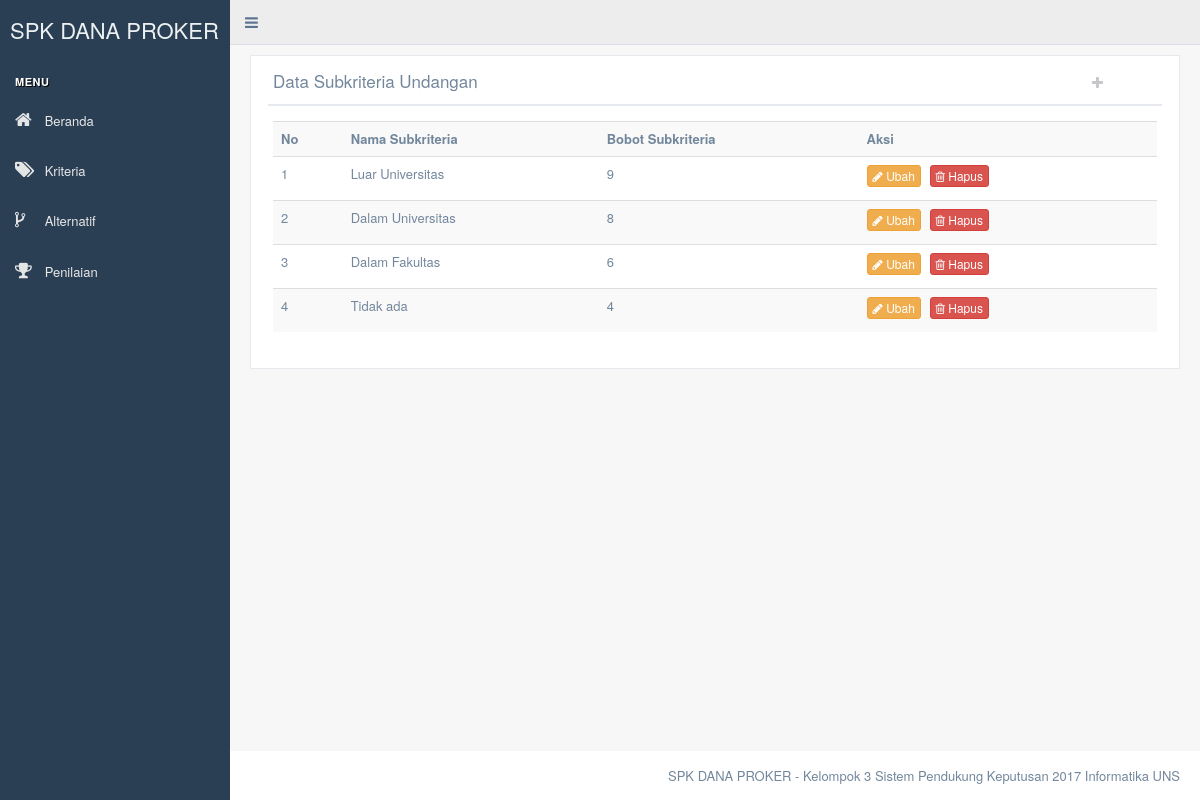
/subkriteria.php?id=22, run on the app's committed database.
### tables this page shows
CREATE TABLE `kriteria` (
  `id` int(2) NOT NULL,
  `nama` varchar(25) NOT NULL,
  `bobot` int(2) NOT NULL,
  `jenis` varchar(10) NOT NULL
);

CREATE TABLE `subkriteria` (
  `id` int(2) NOT NULL,
  `nama` varchar(25) NOT NULL,
  `bobot` int(2) NOT NULL,
  `id_kriteria` int(2) NOT NULL
);

### crud_subkriteria.php (the view, shortened to what this page needs)
<?php
	require 'koneksi.php';
	function get_subkriteria() {
		global $koneksi;
		$sql = "SELECT * FROM subkriteria WHERE id_kriteria = " .$_GET['id'];
		$query = mysqli_query($koneksi, $sql);
		if(mysqli_num_rows($query) == 0) {
			echo "Belum ada subkriteria";
		} else {
?>
			<table class="table table-striped">
				<tr>
					<th>No</th>
					<th>Nama Subkriteria</th>
					<th>Bobot Subkriteria</th>
					<th>Aksi</th>
				</tr>
<?php
			$no = 1;
			while($row = mysqli_fetch_assoc($query)) {
?>
				<tr>
					<td><?php echo $no; ?></td>
					<td><?php echo $row['nama']; ?></td>
					<td><?php echo $row['bobot']; ?></td>
					<td>
						<a class="btn btn-warning btn-xs" data-toggle="modal" data-placement="right" data-target="#modal_ubah_subkriteria_<?php echo $row['id']; ?>"><i class="fa fa-pencil"></i> Ubah</a>
						<a class="btn btn-danger btn-xs" data-toggle="modal" data-placement="right" data-target="#modal_hapus_subkriteria_<?php echo $row['id']; ?>"><i class="fa fa-trash-o"></i> Hapus</a>
					</td>
				</tr>
<?php
				$no++;
			}
?>
			</table>
<?php
		}
	}
?>

### subkriteria.php (shortened to what this page needs)
<?php
	require 'crud_subkriteria.php';
?>
<!DOCTYPE html>
<html>
<head>
	<?php require 'layout/header.php'; ?>
</head>
<body class="nav-md footer_fixed">
	<div class="container body">
		<div class="main_container">
			<?php
				require 'layout/side_menu.php';
				require 'layout/top_navigation.php';
			?>
			<div class="right_col" role="main">
				<div class="">
					<div class="row">
						<div class="col-md-12 col-sm-12 col-xs-12">
							<div class="x_panel">
								<div class="x_title">
									<?php
										$sql = "SELECT * FROM kriteria WHERE id = " .$_GET['id'];
										$query = mysqli_query($koneksi, $sql);
										$row = mysqli_fetch_assoc($query);
									?>
									<h2>Data Subkriteria <?php echo $row['nama']; ?></h2>
									<ul class="nav navbar-right panel_toolbox">
										<li><a class="" data-toggle="modal" data-placement="right" data-target="#modal_tambah_subkriteria" title="Tambah Subkriteria"><i class="fa fa-plus"></i></a></li>
									</ul>
									<div class="clearfix"></div>
								</div>
								<div class="x_content">
									<?php
										get_subkriteria();
									?>
								</div>
							</div>
						</div>
					</div>
				</div>
			</div>
			<?php require 'layout/footer.php'; ?>
		</div>
	</div>
</body>
</html>

### data on the page
kriteria: nama "Undangan"
subkriteria: nama "Luar Universitas", bobot "9"
subkriteria: nama "Dalam Universitas", bobot "8"
subkriteria: nama "Dalam Fakultas", bobot "6"
subkriteria: nama "Tidak ada", bobot "4"
